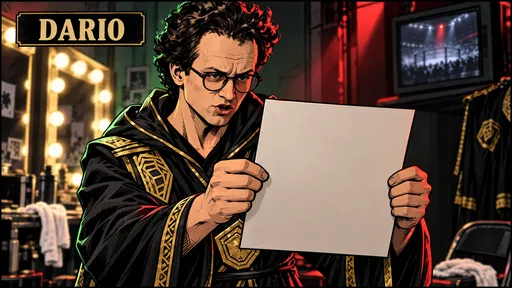
#> input picture ez/tools/concepts/worlds/comic/story/gr/ref-dario-B-drawnfirst.png, 512 x 288 px
$ python label.py ../gr/ref-dario-B-drawnfirst.png ../gr/ref-dario-A-3dfirst.png
#> lines starting #> are read from the running program, lines starting #| are printed output that depends on the picture
# /usr/bin/python3 label.py <png> <text>: a dark label bar burned into the top of a frame
import sys
from PIL import Image,ImageDraw,ImageFont
f,t=sys.argv[1],sys.argv[2];im=Image.open(f).convert('RGB');d=ImageDraw.Draw(im);F=ImageFont.truetype('/usr/share/fonts/truetype/dejavu/DejaVuSans-Bold.ttf',int(im.width/22))
#> further down, im is the input picture: PIL image 512x288 RGB; mean R, G, B 89.9, 69.1, 56.4
h=int(im.width/12);d.rectangle((0,0,im.width,h),fill='#1b1820');d.text((int(im.width/40),int(h*.2)),t,fill='#fdbc2a',font=F);im.save(f)
#> after `h = int(im.width / 12)`: h = 42
#> after `h = int(im.width / 12)`:
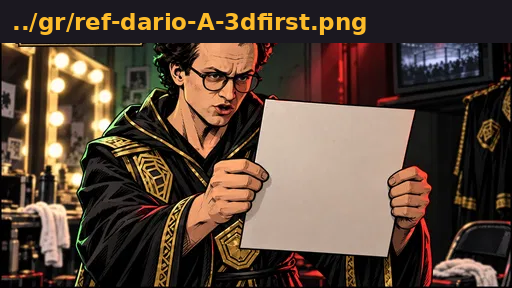
#> saved as ref-dario-B-drawnfirst.png: PIL image 512x288 RGB; mean R, G, B 88.9, 69.8, 56.5

$ run again, on ez/tools/concepts/worlds/comic/story/gr/gr-claude.jpg
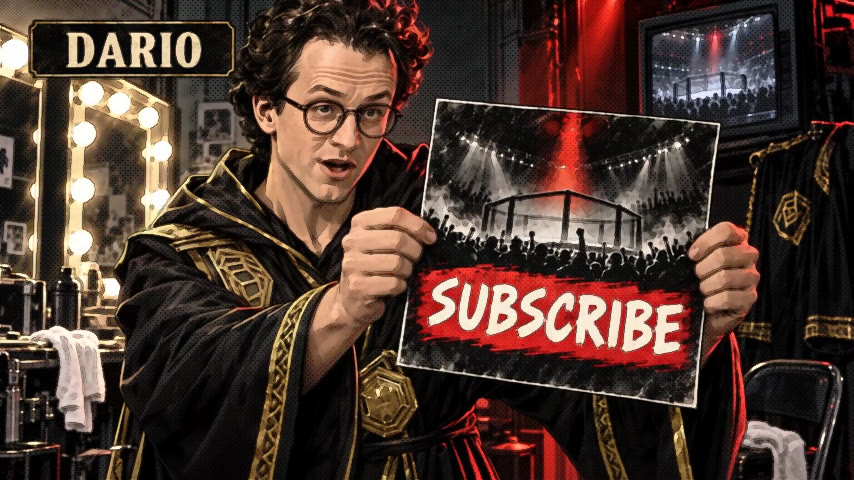
#> input picture ez/tools/concepts/worlds/comic/story/gr/gr-claude.jpg, 854 x 480 px
#> im is the input picture: PIL image 854x480 RGB; mean R, G, B 76.8, 55.9, 47.4
#> `h = int(im.width / 12)`:
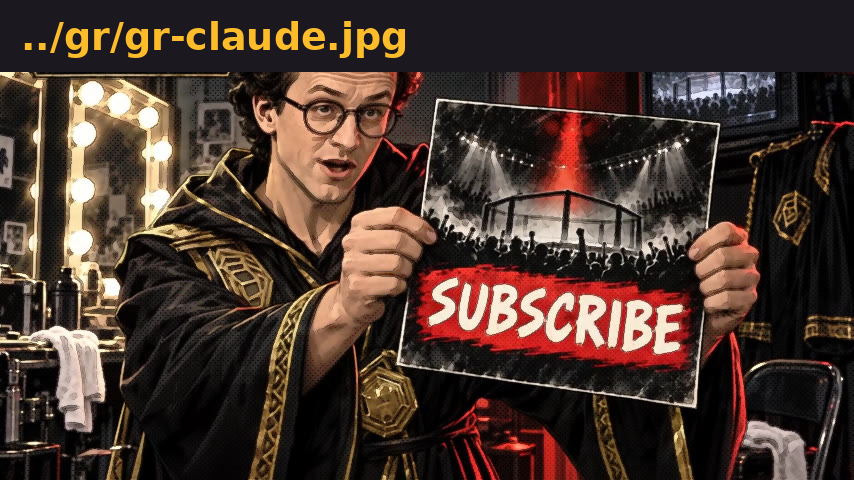
#> saved as gr-claude.jpg: PIL image 854x480 RGB; mean R, G, B 73.1, 54.3, 46

$ run again, on ez/tools/concepts/worlds/comic/story/gr/gr-gpt.jpg
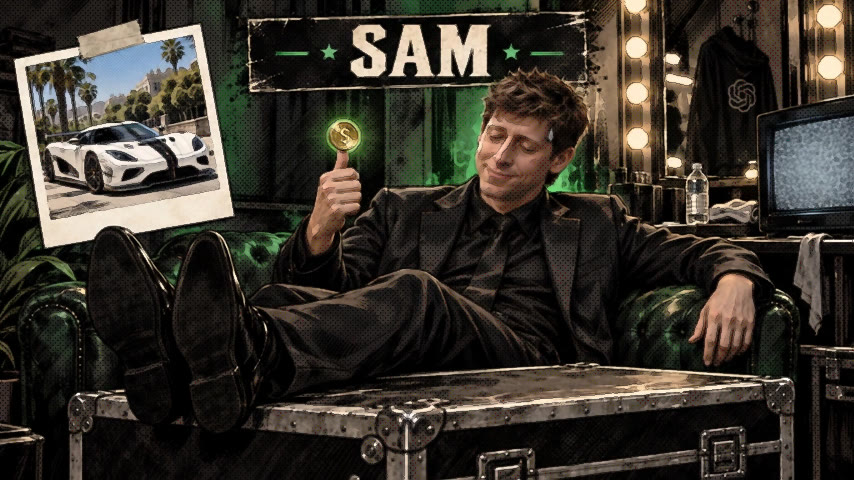
#> input picture ez/tools/concepts/worlds/comic/story/gr/gr-gpt.jpg, 854 x 480 px
#> im is the input picture: PIL image 854x480 RGB; mean R, G, B 56.1, 51.2, 43.4
#> `h = int(im.width / 12)`:
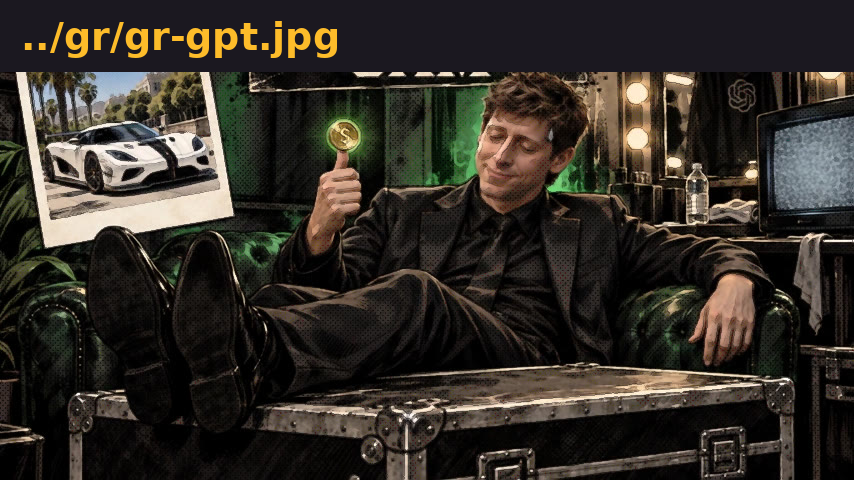
#> saved as gr-gpt.jpg: PIL image 854x480 RGB; mean R, G, B 51.4, 46.4, 39.7

$ run again, on ez/tools/concepts/worlds/comic/story/gr/gr-grok.jpg
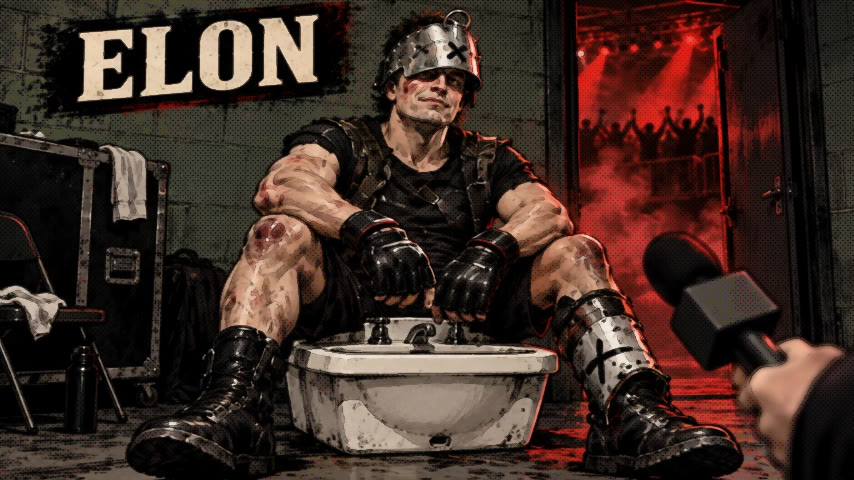
#> input picture ez/tools/concepts/worlds/comic/story/gr/gr-grok.jpg, 854 x 480 px
#> im is the input picture: PIL image 854x480 RGB; mean R, G, B 63, 44.2, 37
#> `h = int(im.width / 12)`:
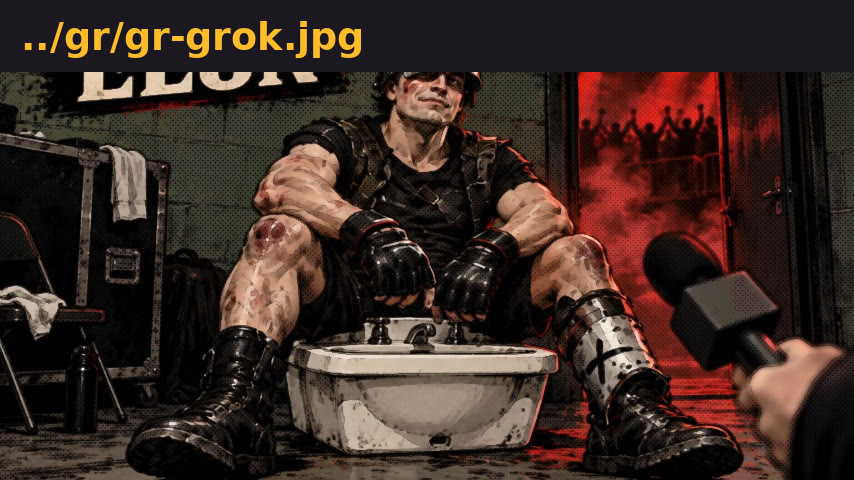
#> saved as gr-grok.jpg: PIL image 854x480 RGB; mean R, G, B 59.8, 42.6, 36.2
